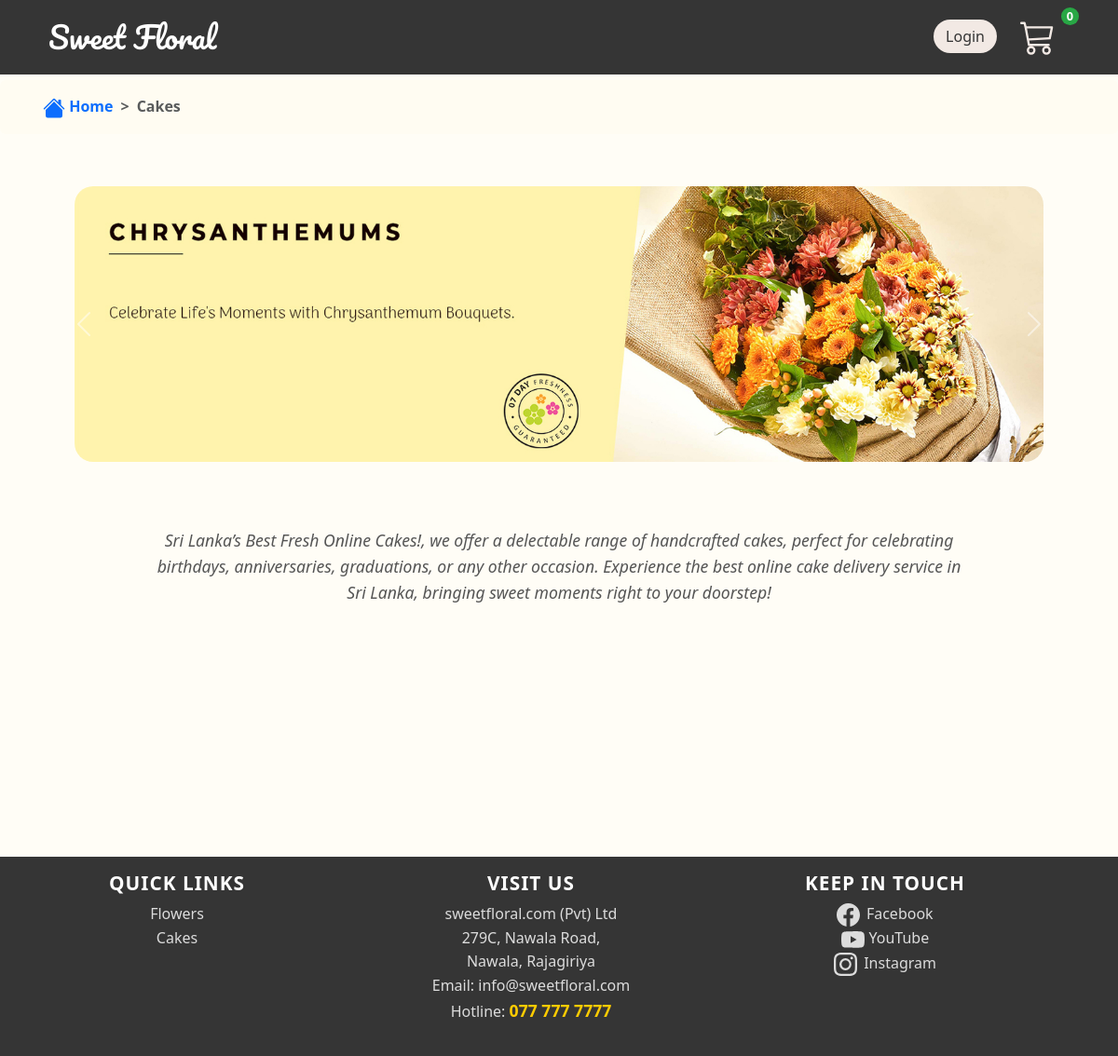
Page /cakes.php on the earlier database version.
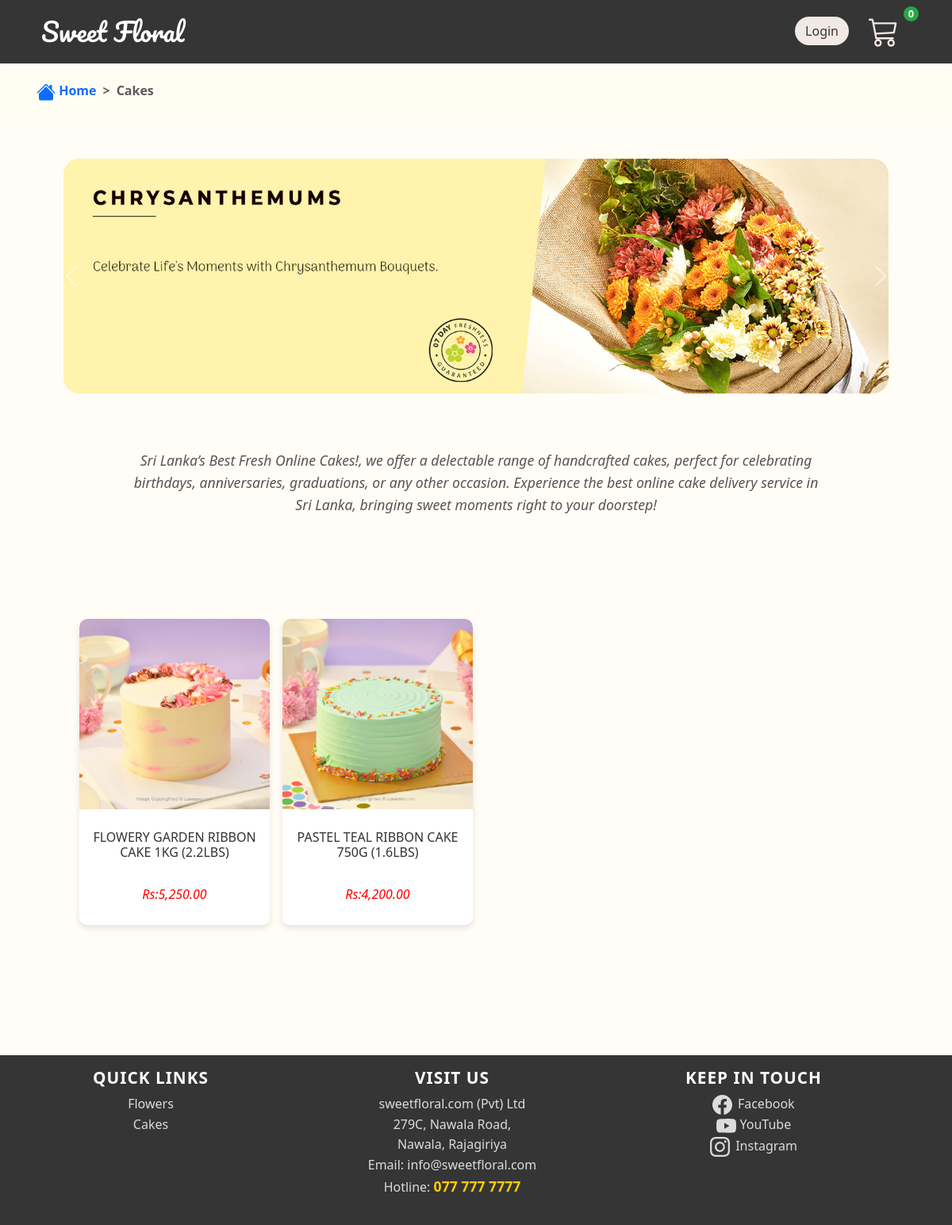
Same page on the later database version.
### tables this page shows
CREATE TABLE `product` (
  `product_code` varchar(30) NOT NULL,
  `product_name` varchar(50) NOT NULL,
  `product_description` text NOT NULL,
  `product_image` varchar(200) NOT NULL,
  `product_category` varchar(50) NOT NULL,
  `product_stock` int(11) NOT NULL,
  `product_price` decimal(10,0) NOT NULL
);

### cakes.php (the view, shortened to what this page needs)
<?php
include 'conn.php';
$query = "SELECT * FROM product WHERE product_category='cakes'";
$result = $conn->query($query);
?>
<!DOCTYPE html>
<html lang="en">
<head>
    <link href="https://cdn.jsdelivr.net/npm/bootstrap@5.3.3/dist/css/bootstrap.min.css" rel="stylesheet">
    <link rel="stylesheet" href="cakes.css">
</head>
<body>
    <?php include 'navbar.php'; ?>
    <div style="padding-top: 2vh;"></div>
    <nav style="--bs-breadcrumb-divider: '>';" aria-label="breadcrumb">
        <ol class="breadcrumb p-3 rounded" style="background-color: #fffcf2; font-weight: bold;">
            <li class="breadcrumb-item" style="padding: 0 0 0 2.5vw;">
                <a href="index.php" class="text-decoration-none text-primary">
                    Home
                </a>
            </li>
            <li class="breadcrumb-item active" aria-current="page">
                Cakes
            </li>
        </ol>
    </nav>
    <div id="carouselExampleAutoplaying" class="carousel slide" data-bs-ride="carousel">
        <div class="carousel-inner">
            <div class="carousel-item active">
            <img src="images\cakes\banner\banner1.jpg" class="d-block w-100" alt="...">
            </div>
        </div>
        <button class="carousel-control-prev" type="button" data-bs-target="#carouselExampleAutoplaying" data-bs-slide="prev">
            <span class="carousel-control-prev-icon" aria-hidden="true"></span>
        </button>
        <button class="carousel-control-next" type="button" data-bs-target="#carouselExampleAutoplaying" data-bs-slide="next">
            <span class="carousel-control-next-icon" aria-hidden="true"></span>
        </button>
    </div>
    <p>
    Sri Lanka’s Best Fresh Online Cakes!, we offer a delectable range of handcrafted cakes, perfect for celebrating birthdays, anniversaries, graduations, or any other occasion. Experience the best online cake delivery service in Sri Lanka, bringing sweet moments right to your doorstep!</p>
    <div class="container-fluid">
        <div class="row">
            <?php while ($row = $result->fetch_assoc()): ?>
                <div class="col-md-4 col-lg-3 mb-4">
                    <a href="viewproduct.php?product_code=<?php echo $row['product_code']; ?>" class="text-decoration-none text-dark">
                        <div class="card h-100">
                            <img src="<?php echo $row['product_image']; ?>" class="card-img-top" alt="<?php echo $row['product_name']; ?>">
                            <div class="card-body">
                                <h5 class="card-title"><?php echo $row['product_name']; ?></h5>
                                <p class="card-text">Rs:<?php echo number_format($row['product_price'], 2); ?></p>
                            </div>
                        </div>
                    </a>
                </div>
            <?php endwhile; ?>
        </div>
    </div>
</body>
</html>

Differences in the rows shown:
added product: shows a picture, product_name "FLOWERY GARDEN RIBBON CAKE 1KG (2.2LBS)", product_price "5,250.00"
added product: shows a picture, product_name "PASTEL TEAL RIBBON CAKE 750G (1.6LBS)", product_price "4,200.00"
